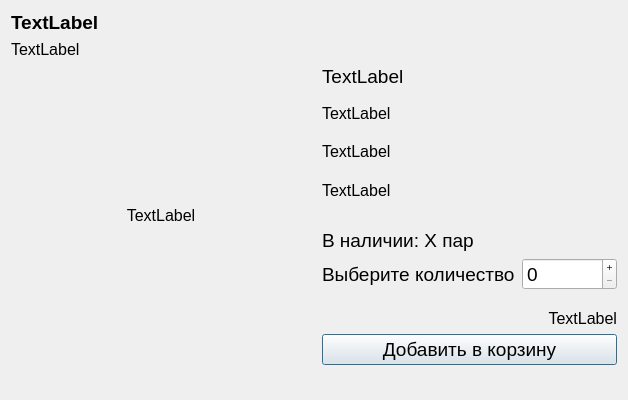
<?xml version="1.0" encoding="UTF-8"?>
<ui version="4.0">
 <class>product_detail</class>
 <widget class="QDialog" name="product_detail">
  <property name="geometry">
   <rect>
    <x>0</x>
    <y>0</y>
    <width>628</width>
    <height>400</height>
   </rect>
  </property>
  <property name="minimumSize">
   <size>
    <width>0</width>
    <height>400</height>
   </size>
  </property>
  <property name="maximumSize">
   <size>
    <width>16777215</width>
    <height>400</height>
   </size>
  </property>
  <property name="windowTitle">
   <string>Детали товара</string>
  </property>
  <layout class="QVBoxLayout" name="verticalLayout_3">
   <item>
    <widget class="QLabel" name="label_name">
     <property name="font">
      <font>
       <pointsize>14</pointsize>
       <bold>true</bold>
      </font>
     </property>
     <property name="text">
      <string>TextLabel</string>
     </property>
     <property name="alignment">
      <set>Qt::AlignmentFlag::AlignLeading|Qt::AlignmentFlag::AlignLeft|Qt::AlignmentFlag::AlignTop</set>
     </property>
    </widget>
   </item>
   <item>
    <widget class="QLabel" name="label_category">
     <property name="font">
      <font>
       <pointsize>12</pointsize>
      </font>
     </property>
     <property name="text">
      <string>TextLabel</string>
     </property>
     <property name="alignment">
      <set>Qt::AlignmentFlag::AlignLeading|Qt::AlignmentFlag::AlignLeft|Qt::AlignmentFlag::AlignTop</set>
     </property>
    </widget>
   </item>
   <item>
    <layout class="QHBoxLayout" name="_2">
     <property name="bottomMargin">
      <number>0</number>
     </property>
     <item>
      <layout class="QVBoxLayout" name="verticalLayout_7">
       <item>
        <widget class="QLabel" name="label_image">
         <property name="minimumSize">
          <size>
           <width>300</width>
           <height>300</height>
          </size>
         </property>
         <property name="maximumSize">
          <size>
           <width>300</width>
           <height>300</height>
          </size>
         </property>
         <property name="font">
          <font>
           <pointsize>12</pointsize>
          </font>
         </property>
         <property name="text">
          <string>TextLabel</string>
         </property>
         <property name="scaledContents">
          <bool>true</bool>
         </property>
         <property name="alignment">
          <set>Qt::AlignmentFlag::AlignCenter</set>
         </property>
        </widget>
       </item>
      </layout>
     </item>
     <item>
      <layout class="QVBoxLayout" name="verticalLayout_2">
       <property name="leftMargin">
        <number>5</number>
       </property>
       <property name="bottomMargin">
        <number>0</number>
       </property>
       <item>
        <widget class="QLabel" name="label_description">
         <property name="minimumSize">
          <size>
           <width>0</width>
           <height>0</height>
          </size>
         </property>
         <property name="font">
          <font>
           <pointsize>14</pointsize>
          </font>
         </property>
         <property name="text">
          <string>TextLabel</string>
         </property>
         <property name="alignment">
          <set>Qt::AlignmentFlag::AlignLeading|Qt::AlignmentFlag::AlignLeft|Qt::AlignmentFlag::AlignTop</set>
         </property>
         <property name="wordWrap">
          <bool>true</bool>
         </property>
        </widget>
       </item>
       <item>
        <widget class="QLabel" name="label_composition">
         <property name="minimumSize">
          <size>
           <width>0</width>
           <height>0</height>
          </size>
         </property>
         <property name="font">
          <font>
           <pointsize>12</pointsize>
          </font>
         </property>
         <property name="text">
          <string>TextLabel</string>
         </property>
         <property name="alignment">
          <set>Qt::AlignmentFlag::AlignLeading|Qt::AlignmentFlag::AlignLeft|Qt::AlignmentFlag::AlignTop</set>
         </property>
         <property name="wordWrap">
          <bool>true</bool>
         </property>
        </widget>
       </item>
       <item>
        <widget class="QLabel" name="label_season">
         <property name="font">
          <font>
           <pointsize>12</pointsize>
          </font>
         </property>
         <property name="text">
          <string>TextLabel</string>
         </property>
         <property name="alignment">
          <set>Qt::AlignmentFlag::AlignLeading|Qt::AlignmentFlag::AlignLeft|Qt::AlignmentFlag::AlignTop</set>
         </property>
        </widget>
       </item>
       <item>
        <widget class="QLabel" name="label_gender">
         <property name="font">
          <font>
           <pointsize>12</pointsize>
          </font>
         </property>
         <property name="text">
          <string>TextLabel</string>
         </property>
         <property name="alignment">
          <set>Qt::AlignmentFlag::AlignLeading|Qt::AlignmentFlag::AlignLeft|Qt::AlignmentFlag::AlignTop</set>
         </property>
        </widget>
       </item>
       <item>
        <widget class="QLabel" name="label_stock">
         <property name="font">
          <font>
           <pointsize>14</pointsize>
          </font>
         </property>
         <property name="text">
          <string>В наличии: X пар</string>
         </property>
         <property name="alignment">
          <set>Qt::AlignmentFlag::AlignBottom|Qt::AlignmentFlag::AlignLeading|Qt::AlignmentFlag::AlignLeft</set>
         </property>
        </widget>
       </item>
       <item>
        <layout class="QHBoxLayout" name="horizontalLayout">
         <item>
          <widget class="QLabel" name="label_order_hint">
           <property name="font">
            <font>
             <pointsize>14</pointsize>
            </font>
           </property>
           <property name="text">
            <string>Выберите количество</string>
           </property>
           <property name="alignment">
            <set>Qt::AlignmentFlag::AlignLeading|Qt::AlignmentFlag::AlignLeft|Qt::AlignmentFlag::AlignVCenter</set>
           </property>
          </widget>
         </item>
         <item>
          <widget class="QSpinBox" name="spin_quantity">
           <property name="enabled">
            <bool>true</bool>
           </property>
           <property name="minimumSize">
            <size>
             <width>95</width>
             <height>0</height>
            </size>
           </property>
           <property name="maximumSize">
            <size>
             <width>95</width>
             <height>16777215</height>
            </size>
           </property>
           <property name="font">
            <font>
             <pointsize>14</pointsize>
            </font>
           </property>
           <property name="readOnly">
            <bool>false</bool>
           </property>
           <property name="buttonSymbols">
            <enum>QAbstractSpinBox::ButtonSymbols::PlusMinus</enum>
           </property>
           <property name="stepType">
            <enum>QAbstractSpinBox::StepType::DefaultStepType</enum>
           </property>
          </widget>
         </item>
        </layout>
       </item>
       <item>
        <widget class="QLabel" name="label_price">
         <property name="font">
          <font>
           <pointsize>12</pointsize>
          </font>
         </property>
         <property name="text">
          <string>TextLabel</string>
         </property>
         <property name="alignment">
          <set>Qt::AlignmentFlag::AlignBottom|Qt::AlignmentFlag::AlignRight|Qt::AlignmentFlag::AlignTrailing</set>
         </property>
        </widget>
       </item>
       <item>
        <widget class="QPushButton" name="button_add_to_order">
         <property name="font">
          <font>
           <pointsize>14</pointsize>
          </font>
         </property>
         <property name="text">
          <string>Добавить в корзину</string>
         </property>
        </widget>
       </item>
      </layout>
     </item>
    </layout>
   </item>
   <item>
    <spacer name="verticalSpacer">
     <property name="orientation">
      <enum>Qt::Orientation::Vertical</enum>
     </property>
     <property name="sizeHint" stdset="0">
      <size>
       <width>20</width>
       <height>40</height>
      </size>
     </property>
    </spacer>
   </item>
  </layout>
 </widget>
 <resources/>
 <connections/>
</ui>
